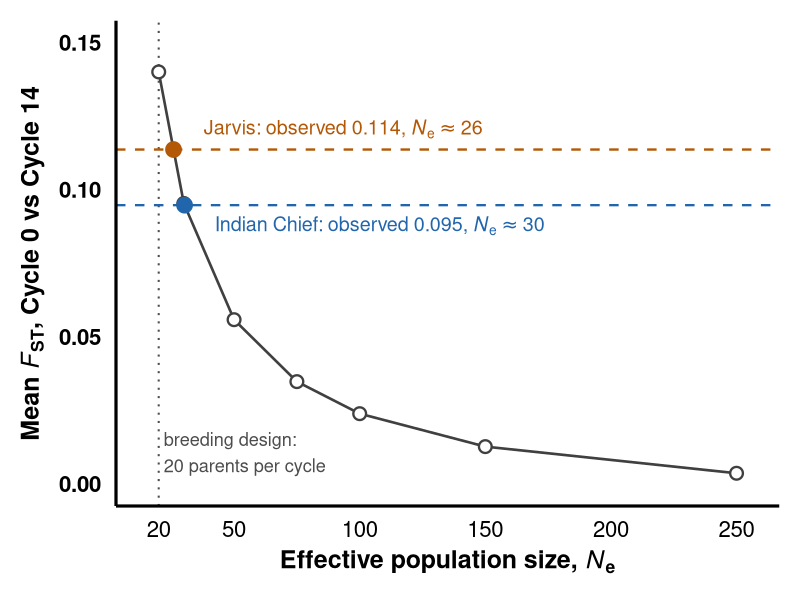
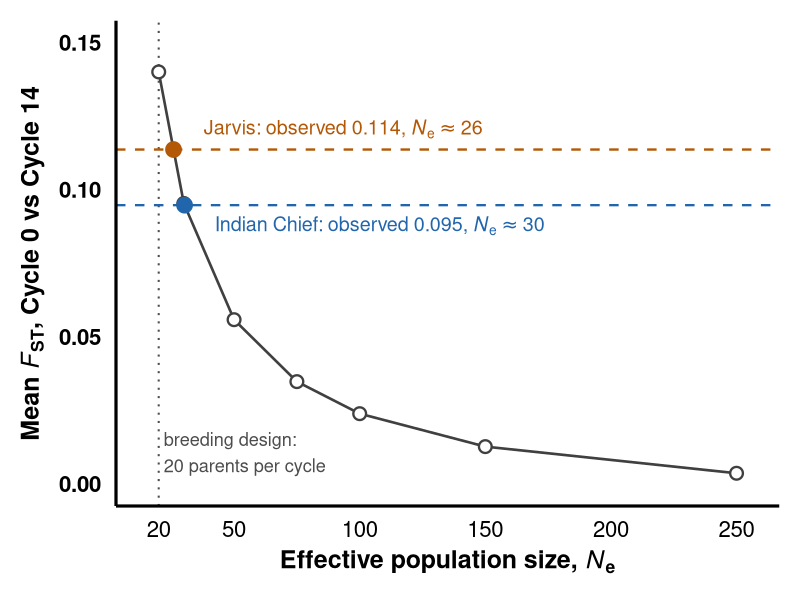

The R script that drew these images, in order:
#!/usr/bin/env Rscript
################################################################################
## SUPPLEMENTARY FIGURE -- effective population size of Indian Chief and Jarvis
##
## Genome-wide mean F_ST between Cycle 0 and Cycle 14 expected under neutral
## Wright-Fisher drift for 14 generations at a grid of N_e, against the observed
## value in each population. N_e is read off by linear interpolation.
##
## The simulated values come from the calibration step of 04_drift_sim.py
## (thesis "Claude outputs"; run on the HPC from the ANGSD .mafs frequencies of
## each population-cycle group via 03_prep_freqs.sh): every site starts at its
## observed Cycle 0 frequency, drifts 14 generations at N_e, and is resampled at
## both ends with the number of individuals actually sequenced at that site;
## per-window Hudson F_ST (250-kb windows, ratio of sums) is averaged over windows.
## The dotted line marks N_e = 20, the value expected from the breeding design
## (20 selected parents intermated per cycle; Moll and Stuber 1971) when all
## parents contribute equally.
##
## Output: final/supp_figs/SuppFig_IC_J_Ne_drift.{png,pdf}
################################################################################
suppressPackageStartupMessages({library(data.table); library(ggplot2)})
gv   <- function(k, d) { v <- Sys.getenv(k, ""); if (nzchar(v)) v else d }
REPO <- gv("GN_REPO", "/Users/nirwantandukar/Documents/Github/Grain_N_remobilization")
OUT  <- gv("GN_SUPPDIR", file.path(REPO, "final/supp_figs"))
dir.create(OUT, FALSE, TRUE)

plot_theme <- theme_minimal(base_size = 24) +
  theme(plot.title = element_text(size = 14, face = "bold", hjust = 0.5, margin = margin(b = 10)),
        plot.tag = element_text(size = 24, face = "bold"), plot.tag.position = c(0.01, 0.99),
        axis.title.x = element_text(size = 18, face = "bold"),
        axis.title.y = element_text(size = 18, face = "bold"),
        axis.text.x = element_text(size = 16, colour = "black"),
        axis.text.y = element_text(size = 16, face = "bold", colour = "black"),
        axis.line = element_line(colour = "black"), panel.grid = element_blank(),
        legend.background = element_rect(fill = "white", colour = "grey70", linewidth = 0.4),
        legend.title = element_blank(), legend.text = element_text(size = 13),
        plot.margin = margin(15, 15, 15, 15))

## calibration grid (simulated genome-wide mean F_ST; 04_drift_sim.py job output)
SIM <- data.table(Ne = c(20, 30, 50, 75, 100, 150, 250),
                  fst = c(0.14010, 0.09538, 0.05585, 0.03479, 0.02389, 0.01269, 0.00363))
OBS <- data.table(population = c("Indian Chief", "Jarvis"), fst = c(0.09479, 0.11371))
OBS[, Ne := approx(SIM$fst, SIM$Ne, xout = fst)$y]          # fst is monotone in Ne
print(OBS)
COL <- c("Indian Chief" = "#2166AC", "Jarvis" = "#B35806")

p <- ggplot(SIM, aes(Ne, fst)) +
  geom_vline(xintercept = 20, linetype = "dotted", colour = "grey30", linewidth = 0.7) +
  annotate("text", x = 22, y = 0.004, hjust = 0, vjust = 0, size = 4.6, colour = "grey30",
           label = "breeding design:\n20 parents per cycle") +
  geom_hline(data = OBS, aes(yintercept = fst, colour = population), linetype = "dashed", linewidth = 0.8) +
  geom_line(colour = "grey25", linewidth = 0.9) +
  geom_point(shape = 21, fill = "white", colour = "grey25", size = 3.5, stroke = 1.2) +
  geom_point(data = OBS, aes(Ne, fst, colour = population), size = 5) +
  annotate("text", x = OBS$Ne + 12, y = OBS$fst + c(-0.007, 0.007), hjust = 0, size = 5,
           colour = COL[OBS$population],
           parse = TRUE,
           label = sprintf("'%s: observed %.3f, '*italic(N)[e] %%~~%% %.0f", OBS$population, OBS$fst, OBS$Ne)) +
  scale_colour_manual(values = COL, guide = "none") +
  scale_x_continuous(breaks = c(20, 50, 100, 150, 200, 250), limits = c(15, 255)) +
  scale_y_continuous(limits = c(0, 0.15)) +
  labs(x = expression(bold(paste("Effective population size, ", italic(N)[e]))),
       y = expression(bold(paste("Mean ", italic(F)[ST], ", Cycle 0 vs Cycle 14")))) +
  plot_theme
for (ext in c("png", "pdf"))
  ggsave(file.path(OUT, paste0("SuppFig_IC_J_Ne_drift.", ext)), p, width = 10, height = 7, dpi = 300,
         bg = "white")
